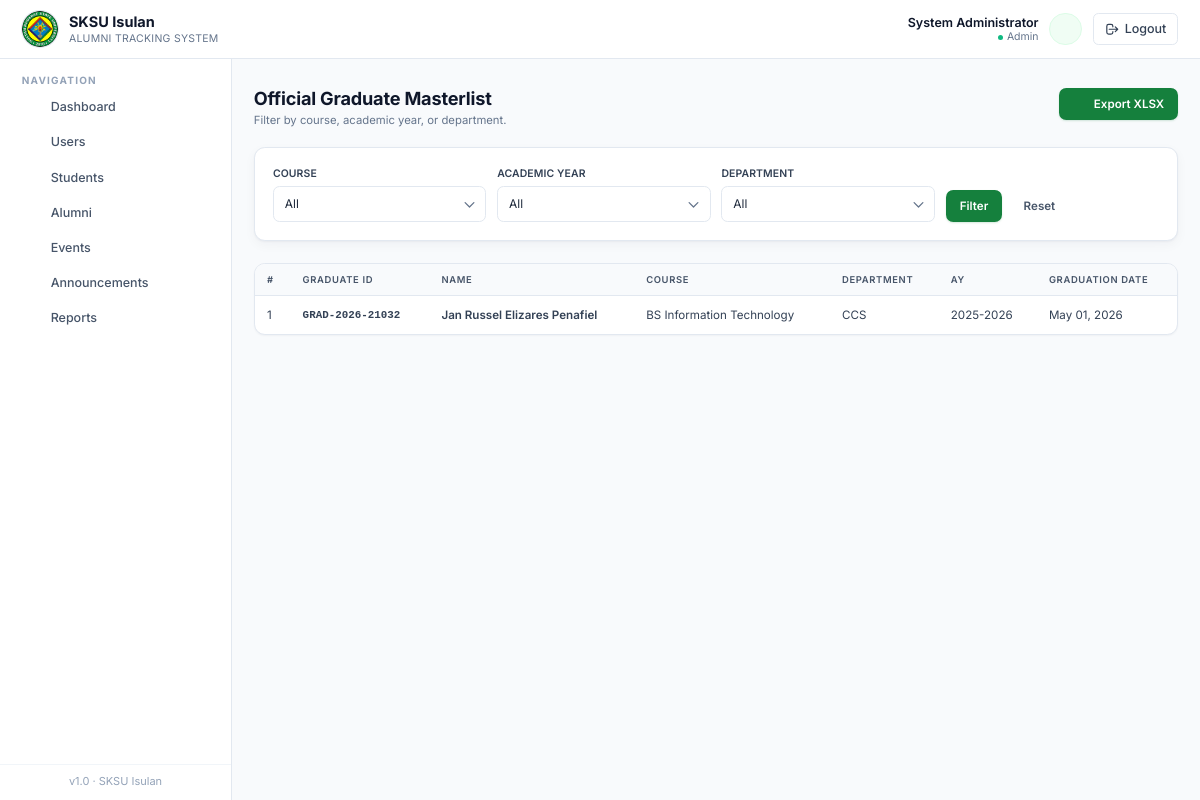
Before: /pages/registrar/masterlist.php (signed in) with the older database file.
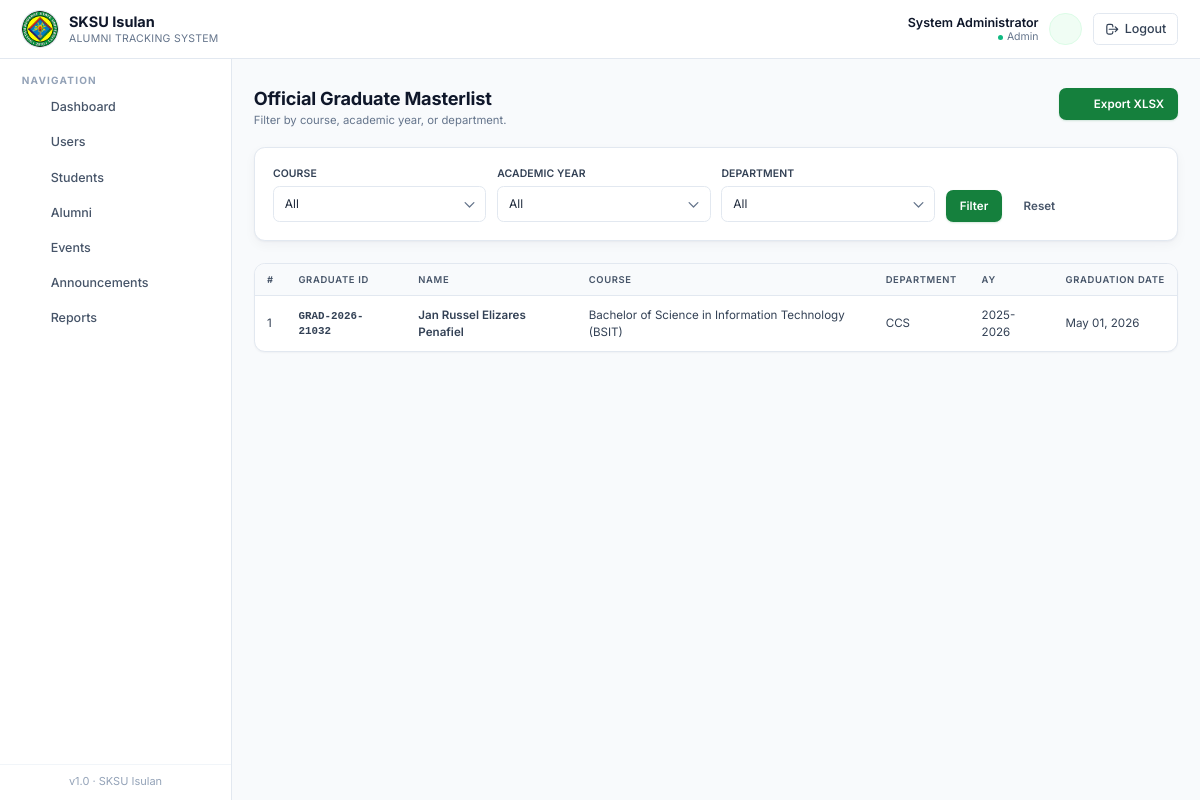
After: the same page with the newer database file.
### tables this page shows
CREATE TABLE `graduates` (
  `id` int(11) NOT NULL,
  `student_id` int(11) NOT NULL,
  `graduate_id` varchar(30) NOT NULL,
  `course` varchar(120) DEFAULT NULL,
  `department` varchar(120) DEFAULT NULL,
  `academic_year` varchar(20) DEFAULT NULL,
  `graduation_date` date DEFAULT NULL,
  `honors` varchar(80) DEFAULT NULL,
  `approved_by` int(11) DEFAULT NULL,
  `approved_at` datetime DEFAULT current_timestamp()
);

CREATE TABLE `users` (
  `id` int(11) NOT NULL,
  `full_name` varchar(150) NOT NULL,
  `email` varchar(150) NOT NULL,
  `password` varchar(255) NOT NULL,
  `role` enum('student','registrar','alumni','admin') NOT NULL DEFAULT 'student',
  `contact` varchar(30) DEFAULT NULL,
  `address` varchar(255) DEFAULT NULL,
  `status` enum('active','inactive') DEFAULT 'active',
  `created_at` datetime DEFAULT current_timestamp()
);

### includes/db.php (called while the page is built, shortened)
<?php
function db_select($conn, $sql, $types = '', $params = []) {
    $stmt = mysqli_prepare($conn, $sql);
    mysqli_stmt_execute($stmt);
    $result = mysqli_stmt_get_result($stmt);
    $rows = [];
    while ($row = mysqli_fetch_assoc($result)) {
        $rows[] = $row;
    }
    return $rows;
}
function e($value) {
    return htmlspecialchars((string)$value, ENT_QUOTES, 'UTF-8');
}

### includes/helpers.php (called while the page is built, shortened)
<?php
function fmt_date($date) {
    return date('M d, Y', strtotime($date));
}
function paginate(array $rows, int $per_page = 10, string $param = 'page'): array {
    $total = count($rows);
    $pages = max(1, (int)ceil($total / max(1, $per_page)));
    $page  = max(1, min($pages, (int)($_GET[$param] ?? 1)));
    $start = ($page - 1) * $per_page;
    $slice = array_slice($rows, $start, $per_page);
    return [
        'rows'     => $slice,
        'page'     => $page,
        'pages'    => $pages,
        'total'    => $total,
        'per_page' => $per_page,
        'from'     => $total ? $start + 1 : 0,
        'to'       => $start + count($slice),
        'param'    => $param,
    ];
}

### pages/registrar/masterlist.php (the view, shortened to what the changed rows need)
<?php
require_once __DIR__ . '/../../includes/auth.php';
require_once __DIR__ . '/../../includes/helpers.php';
$conds = ['1'];
$types = '';
$params = [];
$where = implode(' AND ', $conds);
$all_rows = db_select($conn,
    "SELECT g.*, u.full_name, u.email FROM graduates g
     JOIN students s ON s.id=g.student_id JOIN users u ON u.id=s.user_id
     WHERE $where ORDER BY g.course, u.full_name", $types, $params);
$pg = paginate($all_rows, 15);
$years   = db_select($conn, "SELECT DISTINCT academic_year FROM graduates WHERE academic_year IS NOT NULL ORDER BY academic_year DESC");
include __DIR__ . '/../../templates/header.php';
?>
<main class="flex-1 px-4 sm:px-6 py-8">
  <div class="page-head">
    <div>
      <h1>Official Graduate Masterlist</h1>
    </div>
  </div>
  <div class="table-wrap has-pagination overflow-x-auto">
    <table class="table-clean">
      <thead>
        <tr>
          <th class="pl-6">#</th>
          <th>Graduate ID</th>
          <th>Name</th>
          <th>Course</th>
          <th>Department</th>
          <th>AY</th>
          <th class="pr-6">Graduation Date</th>
        </tr>
      </thead>
      <tbody>
        <?php $i = ($pg['page'] - 1) * $pg['per_page']; foreach ($rows as $r): $i++; ?>
          <tr>
            <td class="pl-6 text-ink-500" data-label="#"><?= $i ?></td>
            <td class="font-mono text-xs font-bold text-crimson-700" data-label="Graduate ID"><?= e($r['graduate_id']) ?></td>
            <td class="font-semibold text-ink-900" data-label="Name"><?= e($r['full_name']) ?></td>
            <td class="text-ink-700" data-label="Course"><?= e($r['course']) ?></td>
            <td class="text-ink-600" data-label="Department"><?= e($r['department']) ?></td>
            <td class="text-ink-600" data-label="AY"><?= e($r['academic_year']) ?></td>
            <td class="pr-6 text-ink-600" data-label="Graduation Date"><?= fmt_date($r['graduation_date']) ?></td>
          </tr>
        <?php endforeach; ?>
      </tbody>
    </table>
  </div>
</main>
<?php include __DIR__ . '/../../templates/footer.php'; ?>

Changed rows visible on the page:
changed graduates "CCS": course "BS Information Technology" → "Bachelor of Science in Information Technology (BSIT)"
